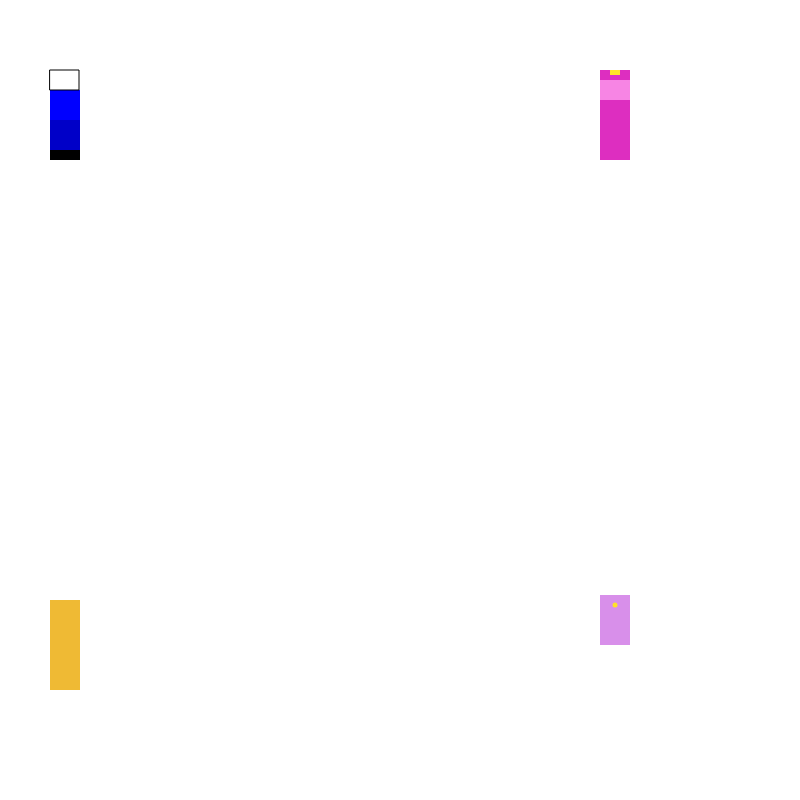
Frame 1 (no input)
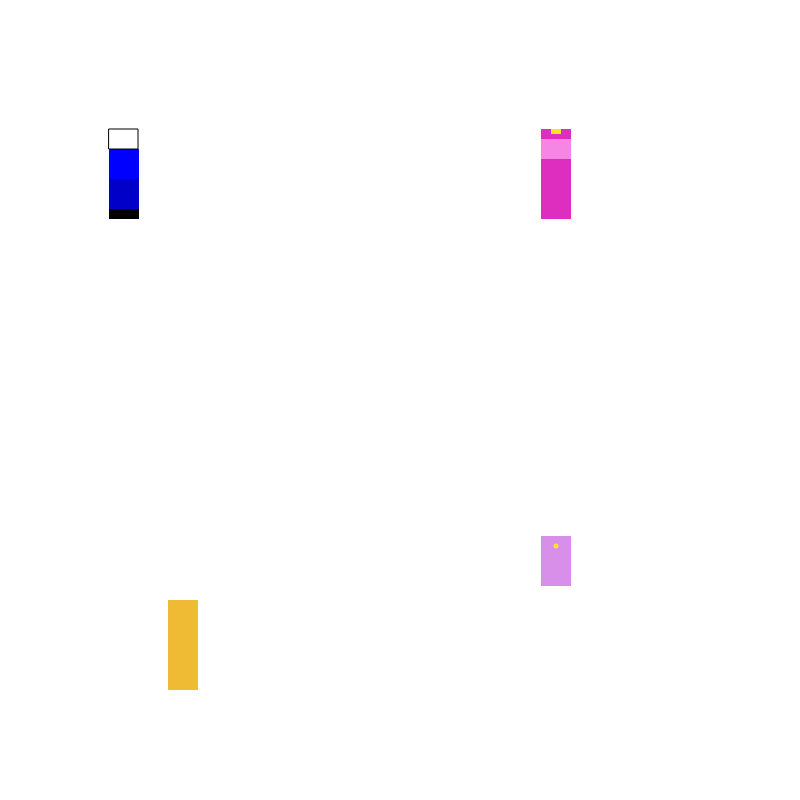
Frame 60 (no input)
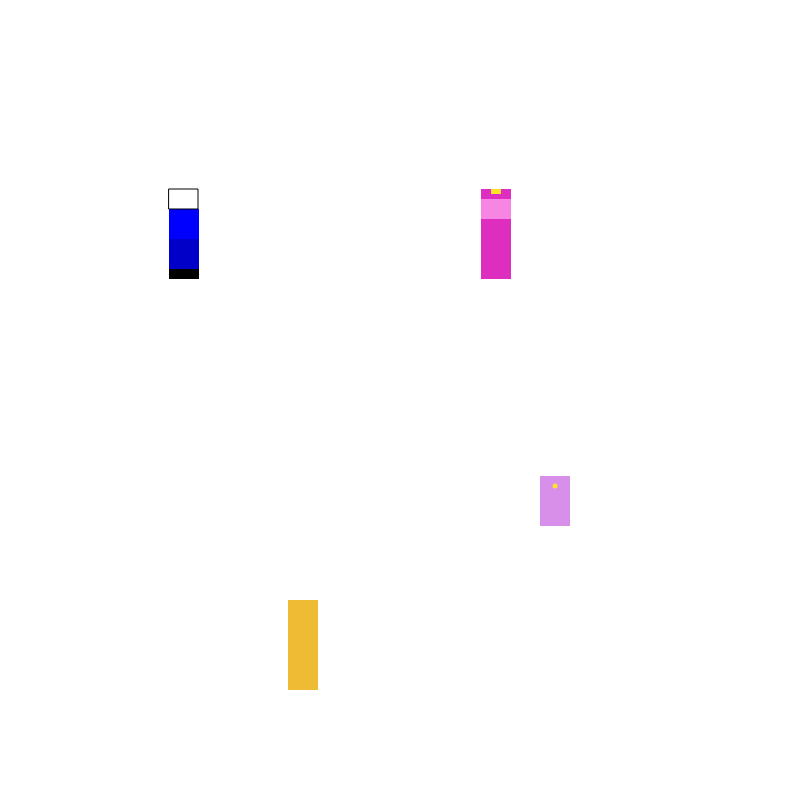
Frame 120 (the mouse pressed at the canvas centre since frame 60)

The p5.js sketch that drew these frames (run headless with seeded random() and noise() and a simulated clock; from frame 60 on, the mouse is pressed at the canvas centre):

// p5.js sketch
// ── sketch.js
function setup() {
  createCanvas (800, 800); //makes the canvas 800 x 800 pixels
  background (255); //colors the background white
}

var FinnX = 50; //Defines variable for Finn X position to be 50
var FinnY = 150; //Defines variable for Finn Y position to be 150

var JakeX = 50; //Defines variable for Jake X position to be 50
var JakeY = 600; //Defines variable for Jake Y position to be 600

var PrincessX = 600; //Defines variable for Princess X position to be 600
var PrincessY = 100; //Defines variable for Princess Y position to be 100
  
var LumpyX = 600; //Defines variable for Lumpy X position to be 600
var LumpyY = 560; //Defines variable for Lumpy Y position to be 560

//this function draws Finn the lego character on the left

var Finn = function () {

  noStroke(0);
  fill(0); //black
  rect(FinnX, FinnY, 30, 10); //shoes
  fill(0, 0, 200); //dark blue
  rect(FinnX, FinnY - 30, 30, 30); //pants
  fill(0, 0, 280); //light blue
  rect(FinnX, FinnY - 60, 30, 30); //shirt
  stroke(0);
  fill(255); //white
  rect(FinnX, FinnY - 80, 29, 20);
  
  //moves and establishes the ending point for Finn
  
  FinnX = FinnX + 1;
  FinnY = FinnY + 1;
  FinnX = min(FinnX, 300);
  FinnY = min(FinnY, 450);
  
};

//draws Jake the second character from the left

var Jake = function () {
  
  noStroke(0);
  fill(239, 186, 52); //orange
  rect(JakeX, JakeY, 30, 90); //body
  //fill(255);
  //rect(385, 375, 5, 5);
  //rect(400, 375, 5, 5);
  //fill(0);
  //rect(386, 376, 2, 2);
  //rect(401, 376, 2, 2);
  
  //moves and establishes the ending point for Jake along the X axis
  
  JakeX = JakeX + 2;
  JakeX = min(JakeX, 380);
  
  //tells Jake to finish moving to the right before he moves up
   
  if (JakeX >= 380) {
    JakeY = JakeY - 2;
    JakeY = max(JakeY, 370);
  };
  
}

//draws Princess Bubblegum the second character from the right

var Princess = function () {
  
  noStroke(0);
  fill(221, 46, 192); //dark pink
  rect(PrincessX, PrincessY, 30, 60); //body
  fill(247, 133, 228); //light pink
  rect(PrincessX, PrincessY - 20, 30, 20); //face
  fill(221, 46, 192); //dark pink
  rect(PrincessX, PrincessY - 30, 30, 10); //hair
  fill(255, 226, 40); //goldish 
  rect (PrincessX + 10, PrincessY - 30, 10, 5); //crown
  
  PrincessX = PrincessX - 1
  PrincessY = PrincessY + 1
  PrincessX = max(PrincessX, 460)
  PrincessY = min(PrincessY, 400)
  
}

//draws Lumpy Space Princess the character on the right

var Lumpy = function () {
  
  noStroke(0);
  fill(216, 143, 234); //purple
  rect(LumpyX, LumpyY + 35, 30, 50); //body
  fill(255, 226, 40); //goldish 
  ellipse(LumpyX + 15, LumpyY + 45, 5, 5);
  
  LumpyX = LumpyX - 1
  LumpyY = LumpyY - 1
  LumpyX = max(LumpyX, 540)
  LumpyY = max(LumpyY, 350)
  
}

//the draw function calls each character's function

function draw() {
  background (255); //draws white background
  Finn (); //calls Finn function
  Jake (); //calls Jake function
  Princess (); //calls Princess function
  Lumpy (); //calls Lumpy Space Princess function
  
};
